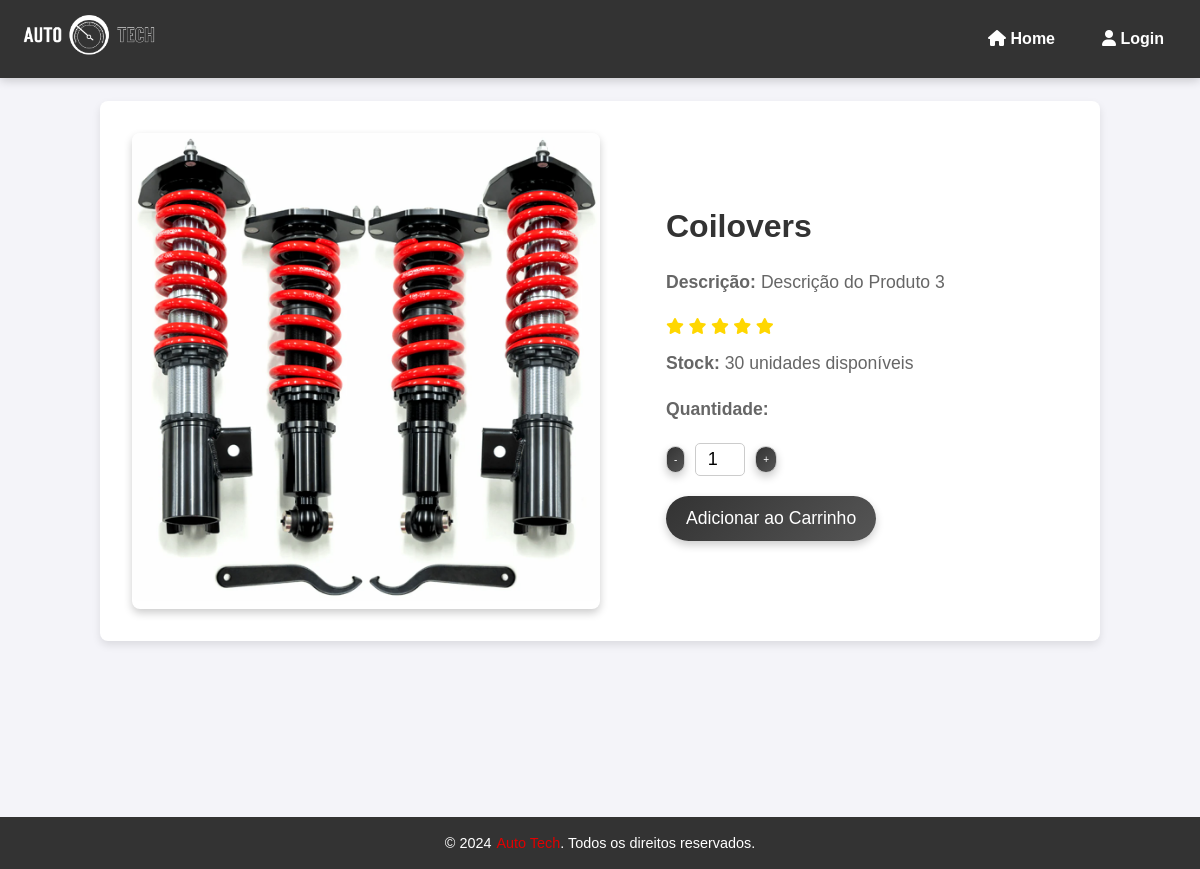
Page /produtos/Coilovers on the committed database.
### main.py (models this page shows)
class Produto(db.Model):
    id = db.Column(db.Integer, primary_key=True)
    nome = db.Column(db.String(64), nullable=False)
    preco = db.Column(db.Float, nullable=False)
    descricao = db.Column(db.String(255))
    stock = db.Column(db.Integer, nullable=False)
    rating = db.Column(db.Integer, nullable=False)

### main.py (the view)
@app.route('/produtos/<string:nome>')
def produto(nome):
    produto_encontrado = Produto.query.filter_by(nome=nome).first()
    if not produto_encontrado:
        return render_template('404.html', name="Produto Não Encontrado"), 404
    return render_template('product-single.html', produto=produto_encontrado, name=nome)

### templates/product-single.html (shortened to what this page needs)
{% extends 'core/base.html' %}
{% block main %}
<main>
    <section class="product-detail">
        <div class="product-image">
            <img src="{{ url_for('static', filename='images/' + produto.nome + '.png') }}" alt="{{ produto.nome }}" class="animated fadeInUp">
        </div>
        <div class="details">
            <h2 class="product-name animated fadeInUp">{{ produto.nome }}</h2>
            <p><strong>Descrição:</strong> {{ produto.descricao }}</p>
            <div class="rating">
                {% for i in range(1, 6) %}
                    <span class="fa fa-star {% if produto['rating'] >= i %}checked{% endif %}"></span>
                {% endfor %}
            </div>
            <p><strong>Stock:</strong> {{ produto.stock }} unidades disponíveis</p>
            <p><strong>Quantidade:</strong></p>
            <div class="quantity-selector">
                <button class="decrease">-</button>
                <input type="number" value="1" min="1" max="{{ produto.stock }}" id="quantity" class="quantity-input">
                <button class="increase">+</button>
            </div>
            <button class="add-to-cart animated fadeInUp">Adicionar ao Carrinho</button>
        </div>
    </section>
</main>
{% endblock %}

### static/css/style.css (style rules this page uses)
* { margin: 0; padding: 0; box-sizing: border-box; }
.checked { color: orange; }
button { background: linear-gradient(135deg, #333, #555); color: #fff; padding: 12px 20px; border: none; border-radius: 25px; cursor: pointer; font-size: 1em; transition: background-color 0.3s ease, transform 0.3s ease, box-shadow 0.3s ease; box-shadow: 0 4px 8px rgba(0, 0, 0, 0.2); }
.animated { animation-duration: 1s; animation-timing-function: ease-out; }
.fadeInUp { animation-name: fadeInUp; }
.product-detail { display: flex; justify-content: flex-start !important; align-items: flex-start; padding: 2em; background-color: #fff; border-radius: 8px; box-shadow: 0 4px 8px rgba(0, 0, 0, 0.1); margin: 2em auto; max-width: 1000px !important; width: 100% !important; position: flex; overflow: hidden; }
.product-image { width: 50%; margin-right: 50px; height: auto; border-radius: 8px; box-shadow: 0 4px 8px rgba(0, 0, 0, 0.2); object-fit: cover; }
.details { padding: 1em; max-width: 500px; text-align: left; z-index: 1; }
.product-name { font-size: 2.5em; margin-bottom: 10px; color: #333; }
.rating { margin: 10px 0; }
.checked { color: #FFD700; }
.add-to-cart { background-color: #28a745; color: white; padding: 12px 25px; border: none; border-radius: 5px; font-size: 18px; cursor: pointer; margin-top: 20px; transition: background-color 0.3s; }
.quantity-selector { display: flex; align-items: center; margin-top: 20px; }
.quantity-selector button { font-size: 10px; background-color: #f1f1f1; border: 1px solid #ccc; padding: 7px; cursor: pointer; }
.quantity-selector input { width: 50px; text-align: center; font-size: 18px; margin: 0 10px; padding: 5px; border: 1px solid #ccc; border-radius: 5px; }
.product-detail { display: flex; justify-content: center; align-items: center; padding: 2em; background-color: #fff; border-radius: 8px; box-shadow: 0 4px 8px rgba(0, 0, 0, 0.1); margin: 2em auto; max-width: 800px; }
.product-image img { max-width: 100%; border-radius: 8px; }
.details { padding: 1em; max-width: 400px; text-align: left; }
.details h2 { font-size: 2em; color: #333; margin-bottom: 0.5em; }
.details p { font-size: 1.1em; color: #666; margin-bottom: 1em; }
.add-to-cart { background: linear-gradient(135deg, #333, #555); color: #fff; padding: 12px 20px; border: none; border-radius: 25px; cursor: pointer; font-size: 1.1em; transition: background-color 0.3s ease, transform 0.3s ease, box-shadow 0.3s ease; }
main { flex: 1; }

### rows in the picture
Produto: nome (picture), nome "Coilovers", descricao "Descrição do Produto 3", rating 5 (drawn), stock "30"
